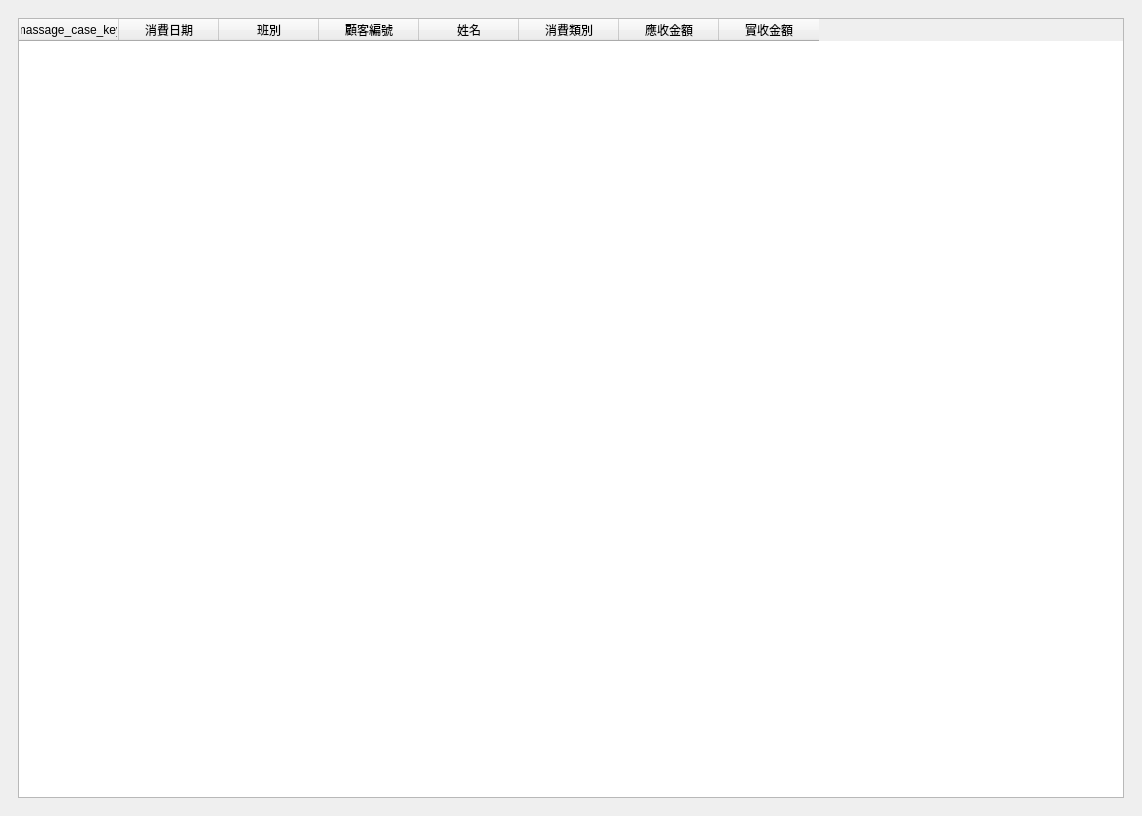
<?xml version="1.0" encoding="UTF-8"?>
<ui version="4.0">
 <class>MainWindow_incom_list</class>
 <widget class="QMainWindow" name="MainWindow_incom_list">
  <property name="geometry">
   <rect>
    <x>0</x>
    <y>0</y>
    <width>1142</width>
    <height>816</height>
   </rect>
  </property>
  <property name="windowTitle">
   <string>MainWindow</string>
  </property>
  <widget class="QWidget" name="centralwidget">
   <layout class="QVBoxLayout" name="verticalLayout_3">
    <item>
     <layout class="QVBoxLayout" name="verticalLayout">
      <property name="leftMargin">
       <number>9</number>
      </property>
      <property name="topMargin">
       <number>9</number>
      </property>
      <property name="rightMargin">
       <number>9</number>
      </property>
      <property name="bottomMargin">
       <number>9</number>
      </property>
      <item>
       <widget class="QTableWidget" name="tableWidget_income">
        <property name="editTriggers">
         <set>QAbstractItemView::NoEditTriggers</set>
        </property>
        <property name="alternatingRowColors">
         <bool>true</bool>
        </property>
        <property name="selectionMode">
         <enum>QAbstractItemView::SingleSelection</enum>
        </property>
        <property name="selectionBehavior">
         <enum>QAbstractItemView::SelectRows</enum>
        </property>
        <column>
         <property name="text">
          <string>massage_case_key</string>
         </property>
        </column>
        <column>
         <property name="text">
          <string>消費日期</string>
         </property>
        </column>
        <column>
         <property name="text">
          <string>班別</string>
         </property>
        </column>
        <column>
         <property name="text">
          <string>顧客編號</string>
         </property>
        </column>
        <column>
         <property name="text">
          <string>姓名</string>
         </property>
        </column>
        <column>
         <property name="text">
          <string>消費類別</string>
         </property>
        </column>
        <column>
         <property name="text">
          <string>應收金額</string>
         </property>
        </column>
        <column>
         <property name="text">
          <string>實收金額</string>
         </property>
        </column>
       </widget>
      </item>
     </layout>
    </item>
   </layout>
  </widget>
 </widget>
 <resources/>
 <connections/>
</ui>
